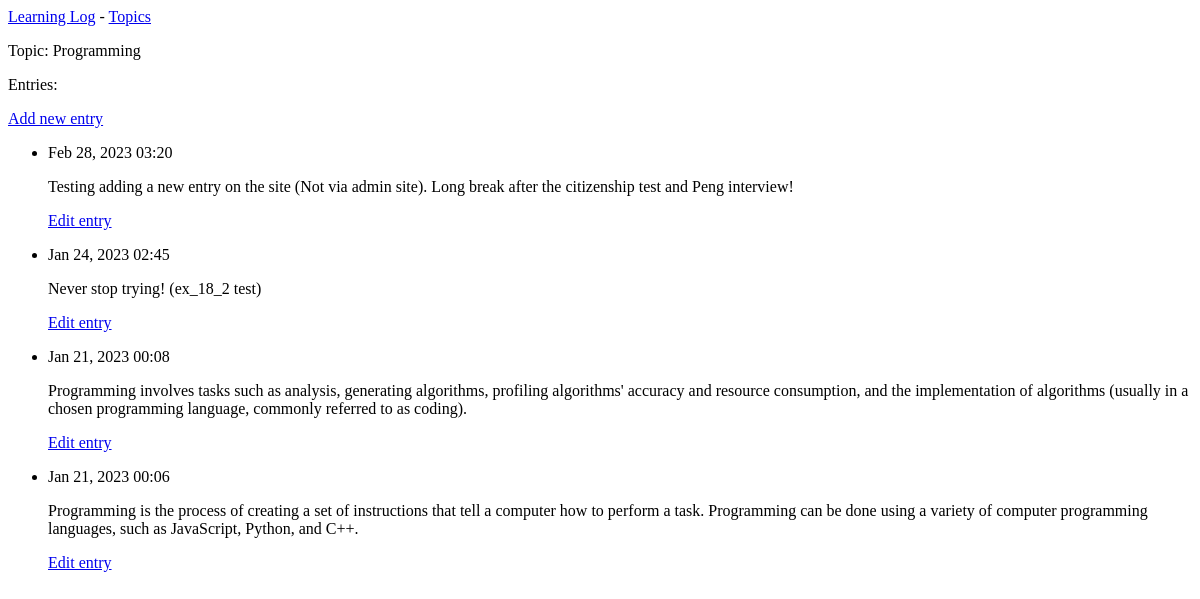
Page /topics/1/ on the earlier database version.
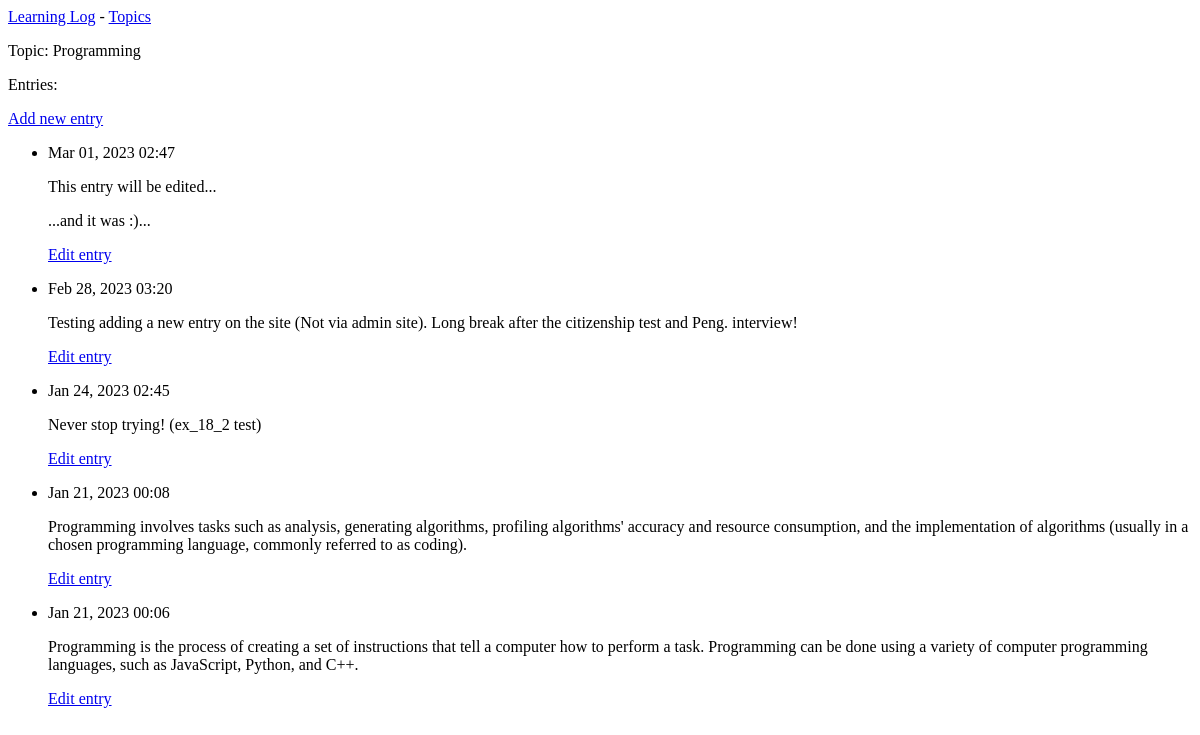
Same page on the later database version.
### learning_logs/models.py (models this page shows, shortened)
class Topic(models.Model):
    text = models.CharField(max_length=200)
    date_added = models.DateTimeField(auto_now_add=True)
    def __str__(self):
        return self.text

class Entry(models.Model):
    topic = models.ForeignKey(Topic, on_delete=models.CASCADE)
    text = models.TextField()
    date_added = models.DateTimeField(auto_now_add=True)
    class Meta:
        verbose_name_plural = "entries"

### learning_logs/views.py (the view)
# urls.py: path("topics/<int:topic_id>/", views.topic, name="topic"),
def topic(request, topic_id):
    topic = Topic.objects.get(id=topic_id)
    entries = topic.entry_set.order_by("-date_added")
    context = {"topic": topic, "entries": entries}
    return render(request, "learning_logs/topic.html", context)

### learning_logs/templates/learning_logs/topic.html
{% extends "learning_logs/base.html" %}
{% block content %}
    <p>Topic: {{ topic }}</p>
    <p>Entries:</p>
    <p>
        <a href="{% url 'learning_logs:new_entry' topic.id %}">Add new entry</a>
    </p>
    <ul>
    {% for entry in entries %}
        <li>
            <p>{{ entry.date_added|date:"M d, Y H:i" }}</p>
            <p>{{ entry.text|linebreaks }}</p>
            <p>
                <a href="{% url 'learning_logs:edit_entry' entry.id %}">Edit entry</a>
            </p>
        </li>
    {% empty %}
        <li>There are no entries for this topic yet.</li>
    {% endfor %}
    </ul>
{% endblock content %}

### learning_logs/templates/learning_logs/base.html
<p>
    <a href="{% url 'learning_logs:index' %}">Learning Log</a> -
    <a href="{% url 'learning_logs:topics' %}">Topics</a>
</p>
{% block content %}{% endblock content %}

Differences in the rows shown:
added Entry: date_added "Mar 01, 2023 02:47", text "This entry will be edited... ...and it was :)..."
changed Entry: text "Testing adding a new entry on the site (Not via admin site). Long break after the citizenship test and Peng interview!" → "Testing adding a new entry on the site (Not via admin site). Long break after the citizenship test and Peng. interview!"
